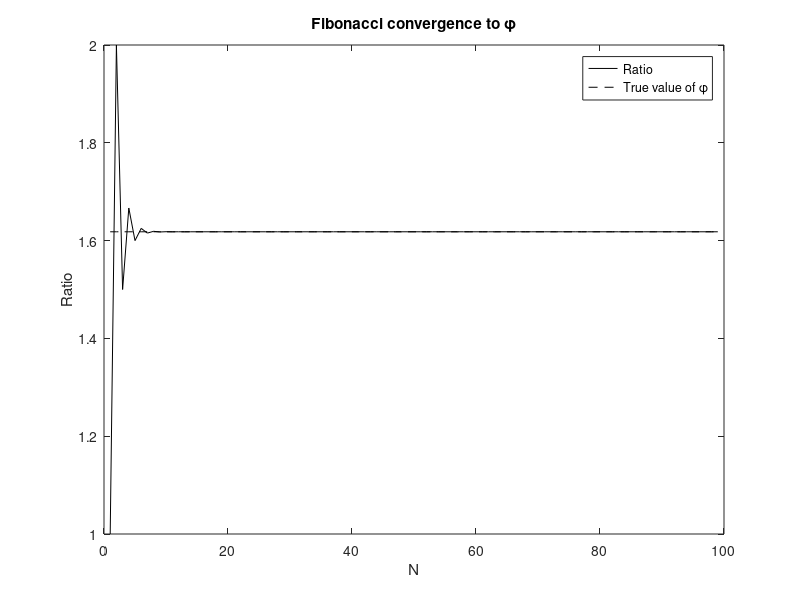
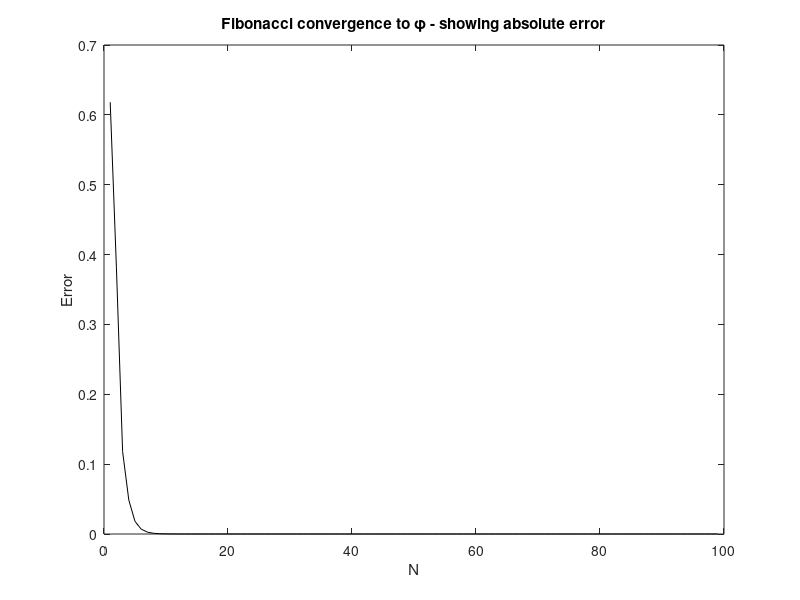

The MATLAB source for these figures, in order:
clear; %clears workspace

% % % % % % % % % % % % % % % % % % % % % % % % % % %
% This program shows the Fibonacci sequence         %
% converging to the golden ratio.                   %
%                                                   %
% Scott Morgan 2016                                 %
% % % % % % % % % % % % % % % % % % % % % % % % % % %

N = 100; %specify this as the number of terms required.

% % % Optional - pre-allocation % % % 
F = zeros(1,N); R = zeros(N-1,1); err = zeros(N-1,1);
% % % End Optional % % %

%Calculates Fibonacci vector
F(1) = 1; F(2) = 1; %first two terms of the Fibonacci sequence are 1
for j = 3:N %loops through j from 3 to N (1 and 2 are already defined)
    F(j) = F(j-1) + F(j-2); %Use Fibonacci recursion relation.
end

Rtrue = 0.5*(1+sqrt(5)); %true value of golden ratio
for j = 1:N-1 %loops through j from 1 to N-1 - using 1 to N would go too far due to F(j+1).
    R(j) = F(j+1)/F(j); %calculates ratio terms
    err(j) = abs(Rtrue - R(j)); %calculates error between ratio and true value
end

% % % Optional - header line % % % 
fprintf('%9s %9s\r\n','Ratio','Error');
% % % End Optional % % %

disp([R err]); %displays ratios next to error in a vector

%Plots
figure(1) %specifies that this should be drawn on figure 1.
plot(1:N-1,R,'-k') %plots our ratio against N. '-k' gives solid black line
hold on; %holds the graph so that we can add more plots to the same figure
plot(1:N-1,Rtrue*ones(1,length(R)),'--k') %plots true solution - note ones to make vectors the same length. '--k' gives dashed line
hold off; %allows graph to be overwritten on next run
xlabel('N'); ylabel('Ratio'); title('Fibonacci convergence to \phi'); legend('Ratio','True value of \phi');

figure(2) %specifies that this should be drawn on figure 2.
plot(1:N-1,err,'-k') %plots our error against N.
xlabel('N'); ylabel('Error'); title('Fibonacci convergence to \phi - showing absolute error');